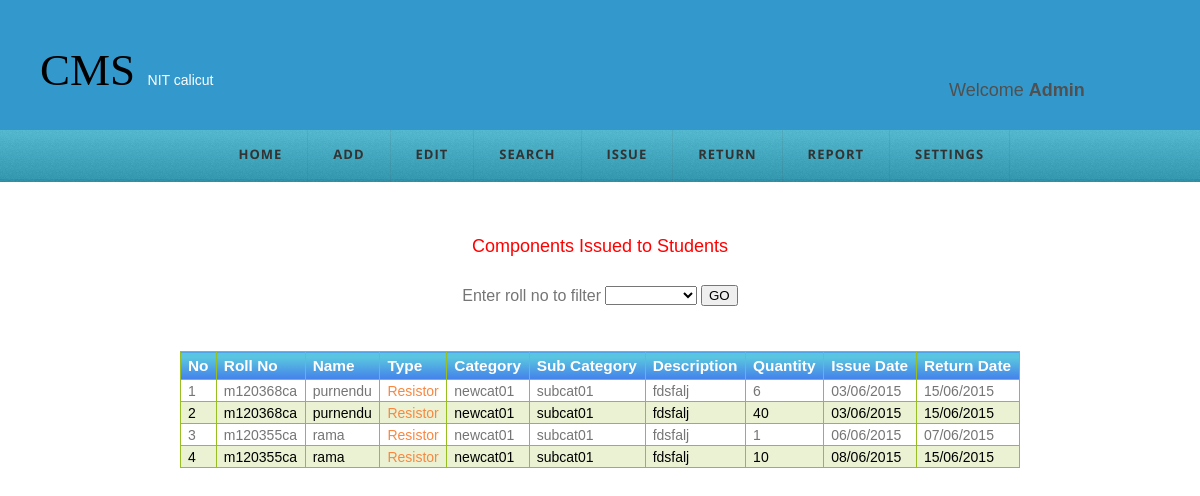
The app's page /ci_student.php (signed in) with its own data.
### tables this page shows
CREATE TABLE IF NOT EXISTS `user_issue_consumable` (
  `id` int(10) NOT NULL,
  `uid` varchar(50) NOT NULL,
  `utype` varchar(50) NOT NULL,
  `guide` varchar(50) NOT NULL,
  `cid` int(10) NOT NULL,
  `quantity` bigint(10) NOT NULL,
  `idate` varchar(20) NOT NULL,
  `rdate` varchar(20) NOT NULL,
  PRIMARY KEY (`id`)
);

CREATE TABLE IF NOT EXISTS `student` (
  `roll` varchar(20) NOT NULL,
  `name` varchar(30) NOT NULL,
  `course` varchar(20) NOT NULL,
  `email` varchar(50) NOT NULL,
  `phone` varchar(10) NOT NULL,
  PRIMARY KEY (`roll`)
);

CREATE TABLE IF NOT EXISTS `consumable` (
  `id` int(10) NOT NULL,
  `type` varchar(30) NOT NULL,
  `category` varchar(30) DEFAULT NULL,
  `subcat` varchar(30) DEFAULT NULL,
  `description` varchar(100) DEFAULT NULL,
  `quantity` bigint(10) NOT NULL,
  `price` bigint(10) NOT NULL,
  `pdate` date NOT NULL,
  `edate` date NOT NULL,
  `billno` varchar(50) NOT NULL,
  `supplier` varchar(30) DEFAULT NULL,
  `manufacturer` varchar(30) NOT NULL,
  `refno` varchar(50) DEFAULT NULL,
  `alert` bigint(10) NOT NULL,
  `specid` int(10) NOT NULL,
  `cq` bigint(10) NOT NULL,
  `f1` varchar(50) DEFAULT NULL,
  `f2` varchar(50) DEFAULT NULL,
  `f3` varchar(50) DEFAULT NULL,
  `f4` varchar(50) DEFAULT NULL,
  `f5` varchar(50) DEFAULT NULL,
  `f6` varchar(50) DEFAULT NULL,
  `f7` varchar(50) DEFAULT NULL,
  `f8` varchar(50) DEFAULT NULL,
  `f9` varchar(50) DEFAULT NULL,
  `f10` varchar(50) DEFAULT NULL,
  PRIMARY KEY (`id`),
  KEY `specid` (`specid`)
);

### ci_student.php (the view, shortened to what this page needs)
<html>
<head>
	<link rel="stylesheet" type="text/css" media="all" href="css/style.css" />
	<link rel="stylesheet" type="text/css" media = "all" href="css/styles.css"/>
</head>
<link href="style.css" rel="stylesheet" type="text/css" media="screen" />
</head>
<body>
<form action="ci_student.php" method="POST" onLoad="_top">
<?php
include 'admin.php';
if(!isset($_POST['submit']))
{
	display();
}
?>
<?php
function display()
{
	$sql="SELECT * FROM user_issue_consumable where utype='Student'";
	$result=mysql_query($sql);
	if(mysql_num_rows($result) == 0)
	{
		print "<br/><h3 style='color:red' align='center'>No Data Found</h3>";
		header("refresh:2,admin.php");
	}
	else
	{
		$sql1="SELECT DISTINCT uid FROM user_issue_consumable where utype='Student'";
		$result1=mysql_query($sql1);
		print "<br/><h3 style='color:red' align='center'>Components Issued to Students</h3>";
		echo "<table align='center'><tr><td>Enter roll no to filter</td><td><select name='rno'><option/>";
		while($r = mysql_fetch_array($result1))
			echo "<option>".$r['uid']."</option>";
		echo "</select>";
		echo "</td><td><input type='submit' name='submit' value='GO'></input></td></tr></table><br/><br/>";
		echo "<br/><table border='1' align='center' id='edittab'><tr><th>No</th><th>Roll No</th><th>Name</th>
		<th>Type</th><th>Category</th><th>Sub Category</th><th>Description</th><th>Quantity</th>
		<th>Issue Date</th><th>Return Date</th>";
		$v=1;
		$no=1;
		while($row = mysql_fetch_array($result))
		{
			$rno=$row['uid'];
			$cid=$row['cid'];
			$sql1="SELECT * FROM student WHERE roll='$rno'";
			$result1=mysql_query($sql1);
			$row1=mysql_fetch_array($result1);
			$name=$row1['name'];
			$sql2="SELECT * FROM consumable WHERE id='$cid'";
			$result2=mysql_query($sql2);
			$row2=mysql_fetch_array($result2);
			$type=$row2['type'];
			$cat=$row2['category'];
			$sub=$row2['subcat'];
			$des=$row2['description'];
			if(($v%2)==0)
			{
				echo "<tr class='alt'><td>".$no."</td><td>".$rno."</td><td>".$name."</td>
				<td><a href='issue_comp_details.php?id=".$cid."'>".$type."</a></td><td>".$cat."</td>
				<td>".$sub."</td><td>".$des."</td><td>".$row['quantity']."</td><td>".$row['idate']."</td>
				<td>".$row['rdate']."</td></tr>";
			}
			else
			{
				echo "<tr><td>".$no."</td><td>".$rno."</td><td>".$name."</td>
				<td><a href='issue_comp_details.php?id=".$cid."'>".$type."</a></td><td>".$cat."</td>
				<td>".$sub."</td><td>".$des."</td><td>".$row['quantity']."</td><td>".$row['idate']."</td>
				<td>".$row['rdate']."</td></tr>";
			}
		$v++;
		$no++;
		}
	}
}
?>
</form>
</body>
</html>

### admin.php (shortened to what this page needs)
<!DOCTYPE html>
<html>
<head><title>admin</title>
<link rel="stylesheet" type="text/css" media="all" href="css/style.css" />
<link rel="stylesheet" type="text/css" media = "all" href="css/styles.css">
</head>
<body>
  <div id="header">
        <div class="header_content">
        <div class="logo"><a href=""><font face="Stencil Std" color ="black">CMS</font></a>
		<span>NIT calicut</span>
		<div id="right-corner"><p><font size="4px" color="">Welcome  <b>Admin</b></font></p></div>
		</div>
        </div>
  </div>
<div id='cssmenu'>
<ul>
   <li><a href='admin.php'><span>Home</span></a></li>
   <li><a href='#'><span>ADD</span></a>
   </li>
    <li><a href='#'><span>EDIT</span></a>
   </li>
   <li><a href='#'><span>SEARCH</span></a>
   </li>
	<li><a href='#'><span>ISSUE</span></a>
   </li>
   <li><a href='#'><span>RETURN</span></a>
   </li>
   <li><a href='#'><span>REPORT</span></a>
      </li>
   <li class='last'><a href='#'><span>Settings</span></a>
   </li>
</ul>
</div>
<div id="wrap">
</div>
</body>
</html>

### css/style.css (style rules this page uses)
body { font-family:Arial, Helvetica, sans-serif;padding:0;font-size:12px;margin:0 auto;color:#757575; background-color:#FFFFFF; }
p { padding:0;margin:0px;text-align:left;line-height:20px; }
a { color:#f98740; text-decoration:none; }
h3 { font-weight: normal;color: #252525;font-size:18px;margin:0;padding:0 0 25px 0; }
h1, h2, h3, h4 { font-family: 'Source Sans Pro', sans-serif; }
#wrap { margin:auto;width:1000px;padding:0 0 40px 0; }
#header { width:100%; height:130px; background-color:#3399cc; }
.header_content { width:1200px; margin:auto; line-height:140px; }
.logo { float:left;margin:0 0 0 40px; padding:0px;font-family: 'Source Sans Pro', sans-serif; font-size:45px; color:#505050; }
.logo a { color:#fff; }
.logo span { font-size:14px; color:#FFFFFF; }
#right-corner { position:absolute; top:80px; right:1px; border:; border-width:2px; border-color:; background-color:; width:250px; height:10px; }

### css/styles.css (style rules this page uses)
#cssmenu, #cssmenu ul, #cssmenu ul li, #cssmenu ul li a, #cssmenu #menu-button { margin: 0; padding: 0; border: 0; list-style: none; line-height: 1; display: block; position: relative; -webkit-box-sizing: border-box; -moz-box-sizing: border-box; box-sizing: border-box; }
#cssmenu:after, #cssmenu > ul:after { content: "."; display: block; clear: both; visibility: hidden; line-height: 0; height: 0; }
#cssmenu { width: auto; font-family: 'Open Sans', Helvetica, sans-serif; background: #39b1cc; background: -moz-linear-gradient(top, #51bbd2 0%, #2d97af 100%); background: -webkit-gradient(linear, left top, left bottom, color-stop(0%, #51bbd2), color-stop(100%,#2d97af)); background: -webkit-linear-gradient(top, #51bbd2 0%, #2d97af 100%); background: -o-linear-gradient(top, #51bbd2 0%, #2d97af 100%); background: -ms-linear-gradient(top, #51bbd2 0%, #2d97af 100%); background: linear-gradient(to bottom, #51bbd2 0%, #2d97af 100%); }
#cssmenu > ul { background: url('images/bg.png'); box-shadow: inset 0 -3px 0 rgba(0, 0, 0, 0.05); }
#cssmenu > ul > li { float: left; display: inline-block; }
#cssmenu > ul > li > a { padding: 18px 25px 21px 25px; border-right: 1px solid rgba(80, 80, 80, 0.12); text-decoration: none; font-size: 13px; font-weight: 700; color: #333; text-transform: uppercase; letter-spacing: 1px; }

### ci_student.php (style rules this page uses)
#edittab { font-family:"Trebuchet MS", Arial, Helvetica, sans-serif; width:70%; font-size:14px; border-collapse:collapse; }
#edittab td, #edittab th { font-size:1em; border:1px solid #98bf21; padding:3px 7px 2px 7px; }
#edittab th { font-size:1.1em; text-align:left; padding-top:5px; padding-bottom:4px; background-color:#4E9CE9; color:#ffffff; background-image: -webkit-gradient ( linear, left top, left bottom, color-stop(0.19, #5AC5E0), color-stop(1, #4481EB) ); background-image: -o-linear-gradient(bottom, #5AC5E0 19%, #4481EB 100%); background-image: -moz-linear-gradient(bottom, #5AC5E0 19%, #4481EB 100%); background-image: -webkit-linear-gradient(bottom, #5AC5E0 19%, #4481EB 100%); background-image: -ms-linear-gradient(bottom, #5AC5E0 19%, #4481EB 100%); background-image: linear-gradient(to bottom, #5AC5E0 19%, #4481EB 100%); }
#edittab tr.alt td { color:#000000; background-color:#EAF2D3; }

### records on screen
user_issue_consumable: uid "m120368ca", student.name "purnendu", consumable.type "Resistor", consumable.category "newcat01", consumable.subcat "subcat01", consumable.description "fdsfalj", quantity "6", idate "03/06/2015", rdate "15/06/2015"
user_issue_consumable: uid "m120368ca", student.name "purnendu", consumable.type "Resistor", consumable.category "newcat01", consumable.subcat "subcat01", consumable.description "fdsfalj", quantity "40", idate "03/06/2015", rdate "15/06/2015"
user_issue_consumable: uid "m120355ca", student.name "rama", consumable.type "Resistor", consumable.category "newcat01", consumable.subcat "subcat01", consumable.description "fdsfalj", quantity "1", idate "06/06/2015", rdate "07/06/2015"
user_issue_consumable: uid "m120355ca", student.name "rama", consumable.type "Resistor", consumable.category "newcat01", consumable.subcat "subcat01", consumable.description "fdsfalj", quantity "10", idate "08/06/2015", rdate "15/06/2015"
